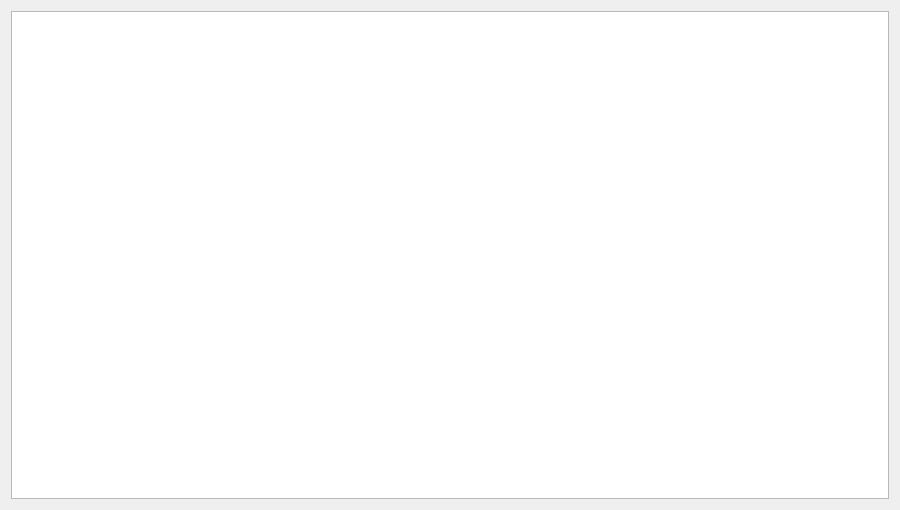
<?xml version="1.0" encoding="UTF-8"?>
<ui version="4.0">
 <class>TableView</class>
 <widget class="QDialog" name="TableView">
  <property name="geometry">
   <rect>
    <x>0</x>
    <y>0</y>
    <width>900</width>
    <height>510</height>
   </rect>
  </property>
  <property name="minimumSize">
   <size>
    <width>900</width>
    <height>510</height>
   </size>
  </property>
  <property name="maximumSize">
   <size>
    <width>900</width>
    <height>510</height>
   </size>
  </property>
  <property name="windowTitle">
   <string>Dialog</string>
  </property>
  <property name="styleSheet">
   <string notr="true">background-image: url(:/Database/background.jpg);</string>
  </property>
  <layout class="QVBoxLayout" name="verticalLayout">
   <item>
    <widget class="QTableView" name="tableView">
     <property name="layoutDirection">
      <enum>Qt::LeftToRight</enum>
     </property>
     <property name="styleSheet">
      <string notr="true">color: rgb(0, 0, 0);
font: 12pt &quot;MS Shell Dlg 2&quot;;</string>
     </property>
    </widget>
   </item>
  </layout>
 </widget>
 <resources/>
 <connections/>
</ui>
